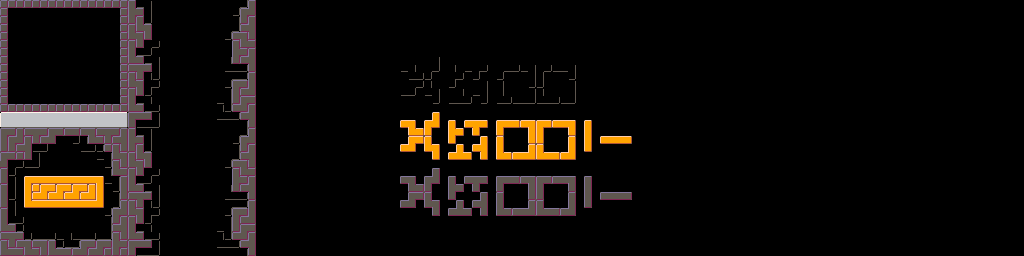

This game map was drawn from its Tiled (.tmx) file and the tilesets committed beside it. A one-line description and the trimmed map source follow:
An orthogonal 128x32 tile map with 8x8 px tiles, 1 tile layer (tiles).

<map version="1.4" tiledversion="1.4.2" orientation="orthogonal" renderorder="right-down" width="128" height="32" tilewidth="8" tileheight="8" infinite="0" nextlayerid="2" nextobjectid="1">
 <tileset firstgid="1" source="sprites.tsx" />
 <layer id="1" name="tiles" width="128" height="32">
  <data>[4096 cells, 1064 non-empty, 51 distinct tile ids]</data>
 </layer>
</map>
